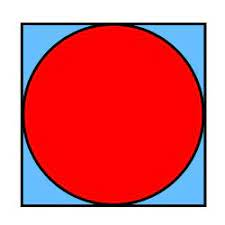
#> input picture NOV6/images.jpeg, 225 x 225 px, given in place of images.png, which was not available
$ python tesr.py
#> lines starting #> are read from the running program, lines starting #| are printed output that depends on the picture; after the words box and inside, x2 and y2 are one past the last pixel; in counts of white or black regions, pixels touching at a corner belong together; pictures that were not available may be replaced by others from this repository, and a replacement may not be noted
import cv2

img = cv2.imread('images.png')
#> img is the input picture: shape (225, 225, 3); mean B, G, R 115.2, 107.1, 219.6

gray = cv2.cvtColor(img, cv2.COLOR_BGR2GRAY)
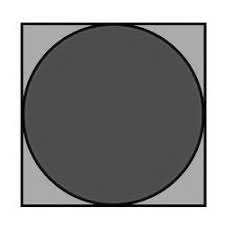
#> gray: shape (225, 225); min 0, max 255, mean 141.6

blur = cv2.GaussianBlur(gray, (5, 5), 0.7)
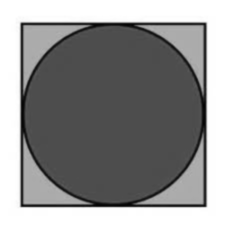
#> blur: shape (225, 225); min 4, max 255, mean 141.6

canny = cv2.Canny(blur, 50, 150)
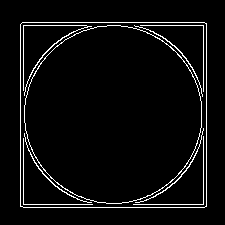
#> canny: shape (225, 225); 4.6% white in thin lines or dots, all inside (x1, y1, x2, y2) = (20, 22, 207, 208)

contours, h = cv2.findContours(canny, cv2.RETR_TREE, cv2.CHAIN_APPROX_NONE)
#> contours = 11 contours, 3 with area under 20; largest, box (x1, y1, x2, y2) and area: (20, 22, 207, 208) 34402, (20, 22, 207, 208) 34401, (24, 25, 202, 204) 24682, (24, 25, 202, 204) 24623, (23, 25, 92, 96) 39, (24, 133, 92, 203) 38, (135, 128, 204, 203) 38, (134, 25, 203, 97) 38; h = [[-1, -1, 1, -1], [-1, -1, 2, 0], [3, -1, -1, 1], [4, 2, -1, 1], [5, 3, -1, 1], [6, 4, -1, 1], [7, 5, -1, 1], [8, 6, -1, 1], [10, 7, 9, 1], [-1, -1, -1, 8], [-1, 8, -1, 1]]

img_contours = img.copy()

cv2.drawContours(img_contours, contours,-1, (0, 255, 0), 8)
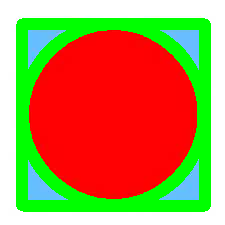
#> img_contours: shape (225, 225, 3); mean B, G, R 78.8, 140.4, 181.3


cv2.imshow('Contours', img_contours)

cv2.waitKey(0)
cv2.destroyAllWindows()

$ run again, with NOV6/htest.png saved as NOV6/images.jpeg
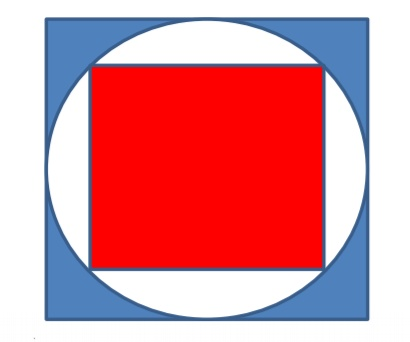
#> input picture NOV6/htest.png, 410 x 342 px, given in place of images.png, which was not available
#> img is the input picture: shape (342, 410, 3); mean B, G, R 154.1, 143.7, 218.4
#> `canny = cv2.Canny(blur, 50, 150)`:
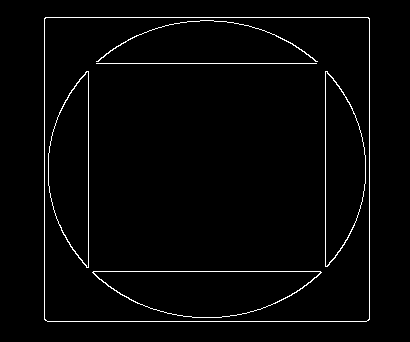
#> canny: shape (342, 410); 2.3% white in thin lines or dots, all inside (x1, y1, x2, y2) = (44, 17, 370, 322)
#> contours = 10 contours, 1 with area under 20; largest, box (x1, y1, x2, y2) and area: (44, 17, 370, 322) 98793, (44, 17, 370, 322) 98787, (92, 271, 322, 318) 7365, (93, 271, 321, 318) 7301, (48, 71, 89, 268) 5515; h = [[-1, -1, 1, -1], [-1, -1, 2, 0], [4, -1, 3, 1], [-1, -1, -1, 2], [6, 2, 5, 1], [-1, -1, -1, 4], [8, 4, 7, 1], [-1, -1, -1, 6], [9, 6, -1, 1], [-1, 8, -1, 1]]
#> `cv2.drawContours(img_contours, contours,-1, (0, 255, 0), 8)`:
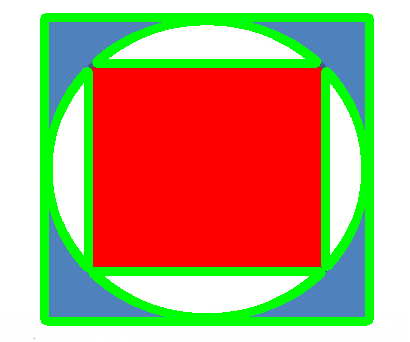
#> img_contours: shape (342, 410, 3); 18.53% of pixels changed, all inside (x1, y1, x2, y2) = (40, 13, 374, 326)
